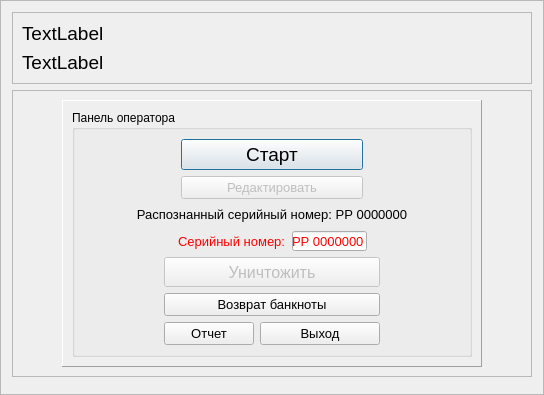
         <widget class="QFrame" name="frame_4">
          <property name="frameShape">
           <enum>QFrame::StyledPanel</enum>
          </property>
          <property name="frameShadow">
           <enum>QFrame::Raised</enum>
          </property>
          <layout class="QGridLayout" name="gridLayout_16">
           <item row="0" column="0">
            <widget class="QFrame" name="frame_7">
             <property name="sizePolicy">
              <sizepolicy hsizetype="Preferred" vsizetype="Fixed">
               <horstretch>0</horstretch>
               <verstretch>0</verstretch>
              </sizepolicy>
             </property>
             <property name="frameShape">
              <enum>QFrame::StyledPanel</enum>
             </property>
             <property name="frameShadow">
              <enum>QFrame::Raised</enum>
             </property>
             <layout class="QGridLayout" name="gridLayout_15">
              <item row="0" column="0">
               <layout class="QGridLayout" name="gridLayout_7">
                <property name="sizeConstraint">
                 <enum>QLayout::SetFixedSize</enum>
                </property>
                <item row="0" column="0">
                 <layout class="QGridLayout" name="gridLayout_6">
                  <item row="0" column="1">
                   <spacer name="horizontalSpacer_12">
                    <property name="orientation">
                     <enum>Qt::Horizontal</enum>
                    </property>
                    <property name="sizeHint" stdset="0">
                     <size>
                      <width>148</width>
                      <height>18</height>
                     </size>
                    </property>
                   </spacer>
                  </item>
                  <item row="2" column="1">
                   <spacer name="horizontalSpacer_16">
                    <property name="orientation">
                     <enum>Qt::Horizontal</enum>
                    </property>
                    <property name="sizeHint" stdset="0">
                     <size>
                      <width>118</width>
                      <height>20</height>
                     </size>
                    </property>
                   </spacer>
                  </item>
                  <item row="0" column="0">
                   <widget class="QLabel" name="BankName">
                    <property name="sizePolicy">
                     <sizepolicy hsizetype="Preferred" vsizetype="Fixed">
                      <horstretch>0</horstretch>
                      <verstretch>0</verstretch>
                     </sizepolicy>
                    </property>
                    <property name="font">
                     <font>
                      <pointsize>14</pointsize>
                     </font>
                    </property>
                    <property name="text">
                     <string>TextLabel</string>
                    </property>
                   </widget>
                  </item>
                  <item row="2" column="0">
                   <widget class="QLabel" name="UnitNum">
                    <property name="sizePolicy">
                     <sizepolicy hsizetype="Preferred" vsizetype="Fixed">
                      <horstretch>0</horstretch>
                      <verstretch>0</verstretch>
                     </sizepolicy>
                    </property>
                    <property name="font">
                     <font>
                      <pointsize>14</pointsize>
                      <weight>50</weight>
                      <bold>false</bold>
                     </font>
                    </property>
                    <property name="text">
                     <string>TextLabel</string>
                    </property>
                   </widget>
                  </item>
                 </layout>
                </item>
                <item row="0" column="1">
                 <layout class="QGridLayout" name="gridLayout_9">
                  <item row="0" column="1">
                   <widget class="QLabel" name="YesConnectionPic">
                    <property name="styleSheet">
                     <string notr="true">Qlabel {
	border-width: 10px;
	border-style: solid;
	border-color: qlineargradient(spread:pad, x1:0.5, y1:1, x2:0.5, y2:0, stop:0 rgba(0, 113, 255, 255), stop:1 rgba(91, 171, 252, 255));
}</string>
                    </property>
                    <property name="frameShape">
                     <enum>QFrame::NoFrame</enum>
                    </property>
                    <property name="frameShadow">
                     <enum>QFrame::Plain</enum>
                    </property>
                    <property name="lineWidth">
                     <number>1</number>
                    </property>
                    <property name="midLineWidth">
                     <number>0</number>
                    </property>
                    <property name="text">
                     <string/>
                    </property>
                    <property name="pixmap">
                     <pixmap>img/NoConnection.png</pixmap>
                    </property>
                   </widget>
                  </item>
                  <item row="0" column="0">
                   <widget class="QLabel" name="NoConnectionPic">
                    <property name="styleSheet">
                     <string notr="true">Qlabel {
	border-width: 10px;
	border-style: solid;
	border-color: qlineargradient(spread:pad, x1:0.5, y1:1, x2:0.5, y2:0, stop:0 rgba(0, 113, 255, 255), stop:1 rgba(91, 171, 252, 255));
}</string>
                    </property>
                    <property name="frameShape">
                     <enum>QFrame::NoFrame</enum>
                    </property>
                    <property name="text">
                     <string/>
                    </property>
                    <property name="pixmap">
                     <pixmap>img/YesConnection.png</pixmap>
                    </property>
                   </widget>
                  </item>
                 </layout>
                </item>
               </layout>
              </item>
             </layout>
            </widget>
           </item>
           <item row="1" column="0">
            <widget class="QFrame" name="frame_8">
             <property name="sizePolicy">
              <sizepolicy hsizetype="Preferred" vsizetype="Fixed">
               <horstretch>0</horstretch>
               <verstretch>0</verstretch>
              </sizepolicy>
             </property>
             <property name="frameShape">
              <enum>QFrame::StyledPanel</enum>
             </property>
             <property name="frameShadow">
              <enum>QFrame::Raised</enum>
             </property>
             <layout class="QGridLayout" name="gridLayout_12">
              <item row="0" column="0">
               <layout class="QGridLayout" name="gridLayout_14">
                <item row="0" column="0">
                 <spacer name="horizontalSpacer_20">
                  <property name="orientation">
                   <enum>Qt::Horizontal</enum>
                  </property>
                  <property name="sizeHint" stdset="0">
                   <size>
                    <width>40</width>
                    <height>20</height>
                   </size>
                  </property>
                 </spacer>
                </item>
                <item row="0" column="1">
                 <widget class="QFrame" name="frame_6">
                  <property name="sizePolicy">
                   <sizepolicy hsizetype="Preferred" vsizetype="Fixed">
                    <horstretch>0</horstretch>
                    <verstretch>0</verstretch>
                   </sizepolicy>
                  </property>
                  <property name="frameShape">
                   <enum>QFrame::Panel</enum>
                  </property>
                  <property name="frameShadow">
                   <enum>QFrame::Raised</enum>
                  </property>
                  <layout class="QGridLayout" name="gridLayout_13">
                   <item row="0" column="0">
                    <layout class="QGridLayout" name="gridLayout_8">
                     <item row="0" column="0">
                      <widget class="QGroupBox" name="groupBox">
                       <property name="sizePolicy">
                        <sizepolicy hsizetype="Fixed" vsizetype="Fixed">
                         <horstretch>0</horstretch>
                         <verstretch>0</verstretch>
                        </sizepolicy>
                       </property>
                       <property name="minimumSize">
                        <size>
                         <width>400</width>
                         <height>0</height>
                        </size>
                       </property>
                       <property name="maximumSize">
                        <size>
                         <width>550</width>
                         <height>300</height>
                        </size>
                       </property>
                       <property name="title">
                        <string>Панель оператора</string>
                       </property>
                       <layout class="QGridLayout" name="gridLayout_2">
                        <item row="0" column="3" rowspan="2">
                         <spacer name="horizontalSpacer_15">
                          <property name="orientation">
                           <enum>Qt::Horizontal</enum>
                          </property>
                          <property name="sizeType">
                           <enum>QSizePolicy::Preferred</enum>
                          </property>
                          <property name="sizeHint" stdset="0">
                           <size>
                            <width>90</width>
                            <height>20</height>
                           </size>
                          </property>
                         </spacer>
                        </item>
                        <item row="0" column="0" rowspan="2">
                         <spacer name="horizontalSpacer_14">
                          <property name="orientation">
                           <enum>Qt::Horizontal</enum>
                          </property>
                          <property name="sizeType">
                           <enum>QSizePolicy::Preferred</enum>
                          </property>
                          <property name="sizeHint" stdset="0">
                           <size>
                            <width>90</width>
                            <height>20</height>
                           </size>
                          </property>
                         </spacer>
                        </item>
                        <item row="3" column="0" colspan="4">
                         <layout class="QGridLayout" name="gridLayout_10">
                          <item row="0" column="0">
                           <spacer name="horizontalSpacer_3">
                            <property name="orientation">
                             <enum>Qt::Horizontal</enum>
                            </property>
                            <property name="sizeHint" stdset="0">
                             <size>
                              <width>74</width>
                              <height>16</height>
                             </size>
                            </property>
                           </spacer>
                          </item>
                          <item row="0" column="3">
                           <spacer name="horizontalSpacer_2">
                            <property name="orientation">
                             <enum>Qt::Horizontal</enum>
                            </property>
                            <property name="sizeHint" stdset="0">
                             <size>
                              <width>74</width>
                              <height>16</height>
                             </size>
                            </property>
                           </spacer>
                          </item>
                          <item row="2" column="2">
                           <widget class="QPushButton" name="pushButton_6">
                            <property name="enabled">
                             <bool>true</bool>
                            </property>
                            <property name="sizePolicy">
                             <sizepolicy hsizetype="Fixed" vsizetype="Fixed">
                              <horstretch>0</horstretch>
                              <verstretch>0</verstretch>
                             </sizepolicy>
                            </property>
                            <property name="minimumSize">
                             <size>
                              <width>120</width>
                              <height>20</height>
                             </size>
                            </property>
                            <property name="font">
                             <font>
                              <pointsize>10</pointsize>
                             </font>
                            </property>
                            <property name="text">
                             <string>Выход</string>
                            </property>
                           </widget>
                          </item>
                          <item row="0" column="1" colspan="2">
                           <widget class="QPushButton" name="DestroyButton">
                            <property name="enabled">
                             <bool>false</bool>
                            </property>
                            <property name="sizePolicy">
                             <sizepolicy hsizetype="Expanding" vsizetype="Fixed">
                              <horstretch>0</horstretch>
                              <verstretch>0</verstretch>
                             </sizepolicy>
                            </property>
                            <property name="minimumSize">
                             <size>
                              <width>180</width>
                              <height>30</height>
                             </size>
                            </property>
                            <property name="font">
                             <font>
                              <pointsize>12</pointsize>
                             </font>
                            </property>
                            <property name="text">
                             <string> Уничтожить </string>
                            </property>
                            <property name="default">
                             <bool>false</bool>
                            </property>
                           </widget>
                          </item>
                          <item row="2" column="1">
                           <widget class="QPushButton" name="pushButton_5">
                            <property name="enabled">
                             <bool>true</bool>
                            </property>
                            <property name="sizePolicy">
                             <sizepolicy hsizetype="Fixed" vsizetype="Fixed">
                              <horstretch>0</horstretch>
                              <verstretch>0</verstretch>
                             </sizepolicy>
                            </property>
                            <property name="minimumSize">
                             <size>
                              <width>90</width>
                              <height>20</height>
                             </size>
                            </property>
                            <property name="font">
                             <font>
                              <pointsize>10</pointsize>
                             </font>
                            </property>
                            <property name="text">
                             <string>Отчет</string>
                            </property>
                           </widget>
                          </item>
                          <item row="1" column="1" colspan="2">
                           <widget class="QPushButton" name="CashRollBack">
                            <property name="enabled">
                             <bool>true</bool>
                            </property>
                            <property name="sizePolicy">
                             <sizepolicy hsizetype="Expanding" vsizetype="Fixed">
                              <horstretch>0</horstretch>
                              <verstretch>0</verstretch>
                             </sizepolicy>
                            </property>
                            <property name="minimumSize">
                             <size>
                              <width>120</width>
                              <height>20</height>
                             </size>
                            </property>
                            <property name="font">
                             <font>
                              <pointsize>10</pointsize>
                             </font>
                            </property>
                            <property name="text">
                             <string> Возврат банкноты </string>
                            </property>
                           </widget>
                          </item>
                         </layout>
                        </item>
                        <item row="2" column="0" colspan="4">
                         <layout class="QVBoxLayout" name="verticalLayout_3">
                          <item>
                           <widget class="QLabel" name="label_24">
                            <property name="sizePolicy">
                             <sizepolicy hsizetype="Expanding" vsizetype="Fixed">
                              <horstretch>0</horstretch>
                              <verstretch>0</verstretch>
                             </sizepolicy>
                            </property>
                            <property name="minimumSize">
                             <size>
                              <width>0</width>
                              <height>20</height>
                             </size>
                            </property>
                            <property name="font">
                             <font>
                              <pointsize>10</pointsize>
                             </font>
                            </property>
                            <property name="text">
                             <string>&lt;html&gt;&lt;head/&gt;&lt;body&gt;&lt;p align=&quot;center&quot;&gt;Распознанный серийный номер: РР 0000000&lt;/p&gt;&lt;/body&gt;&lt;/html&gt;</string>
                            </property>
                           </widget>
                          </item>
                          <item>
                           <layout class="QHBoxLayout" name="horizontalLayout_5">
                            <item>
                             <spacer name="horizontalSpacer_18">
                              <property name="orientation">
                               <enum>Qt::Horizontal</enum>
                              </property>
                              <property name="sizeHint" stdset="0">
                               <size>
                                <width>40</width>
                                <height>20</height>
                               </size>
                              </property>
                             </spacer>
                            </item>
                            <item>
                             <widget class="QLabel" name="label_23">
                              <property name="sizePolicy">
                               <sizepolicy hsizetype="Expanding" vsizetype="Preferred">
                                <horstretch>0</horstretch>
                                <verstretch>0</verstretch>
                               </sizepolicy>
                              </property>
                              <property name="minimumSize">
                               <size>
                                <width>0</width>
                                <height>20</height>
                               </size>
                              </property>
                              <property name="maximumSize">
                               <size>
                                <width>16777215</width>
                                <height>20</height>
                               </size>
                              </property>
                              <property name="font">
                               <font>
                                <pointsize>10</pointsize>
                               </font>
                              </property>
                              <property name="styleSheet">
                               <string notr="true">color : rgb(255, 0, 0);</string>
                              </property>
                              <property name="text">
                               <string>Серийный номер:</string>
                              </property>
                             </widget>
                            </item>
                            <item>
                             <widget class="QLineEdit" name="lineEdit_2">
                              <property name="sizePolicy">
                               <sizepolicy hsizetype="Expanding" vsizetype="Ignored">
                                <horstretch>0</horstretch>
                                <verstretch>0</verstretch>
                               </sizepolicy>
                              </property>
                              <property name="minimumSize">
                               <size>
                                <width>75</width>
                                <height>20</height>
                               </size>
                              </property>
                              <property name="maximumSize">
                               <size>
                                <width>75</width>
                                <height>20</height>
                               </size>
                              </property>
                              <property name="font">
                               <font>
                                <pointsize>10</pointsize>
                               </font>
                              </property>
                              <property name="styleSheet">
                               <string notr="true">color : rgb(255, 0, 0);</string>
                              </property>
                              <property name="text">
                               <string>РР 0000000</string>
                              </property>
                              <property name="maxLength">
                               <number>10</number>
                              </property>
                              <property name="cursorPosition">
                               <number>10</number>
                              </property>
                             </widget>
                            </item>
                            <item>
                             <spacer name="horizontalSpacer_17">
                              <property name="orientation">
                               <enum>Qt::Horizontal</enum>
                              </property>
                              <property name="sizeHint" stdset="0">
                               <size>
                                <width>40</width>
                                <height>20</height>
                               </size>
                              </property>
                             </spacer>
                            </item>
                           </layout>
                          </item>
                         </layout>
                        </item>
                        <item row="1" column="1" colspan="2">
                         <widget class="QPushButton" name="editButton">
                          <property name="enabled">
                           <bool>false</bool>
                          </property>
                          <property name="font">
                           <font>
                            <pointsize>10</pointsize>
                           </font>
                          </property>
                          <property name="text">
                           <string>  Редактировать  </string>
                          </property>
                         </widget>
                        </item>
                        <item row="0" column="1" colspan="2">
                         <widget class="QPushButton" name="StartButton">
                          <property name="maximumSize">
                           <size>
                            <width>19999</width>
                            <height>16777215</height>
                           </size>
                          </property>
                          <property name="font">
                           <font>
                            <pointsize>14</pointsize>
                           </font>
                          </property>
                          <property name="text">
                           <string>Старт</string>
                          </property>
                          <property name="autoDefault">
                           <bool>false</bool>
                          </property>
                          <property name="default">
                           <bool>true</bool>
                          </property>
                          <property name="flat">
                           <bool>false</bool>
                          </property>
                         </widget>
                        </item>
                       </layout>
                      </widget>
                     </item>
                    </layout>
                   </item>
                  </layout>
                 </widget>
                </item>
                <item row="0" column="2">
                 <spacer name="horizontalSpacer_21">
                  <property name="orientation">
                   <enum>Qt::Horizontal</enum>
                  </property>
                  <property name="sizeHint" stdset="0">
                   <size>
                    <width>40</width>
                    <height>20</height>
                   </size>
                  </property>
                 </spacer>
                </item>
               </layout>
              </item>
             </layout>
            </widget>
           </item>
           <item row="2" column="0">
            <widget class="QFrame" name="frame">
             <property name="sizePolicy">
              <sizepolicy hsizetype="Preferred" vsizetype="Preferred">
               <horstretch>0</horstretch>
               <verstretch>0</verstretch>
              </sizepolicy>
             </property>
             <property name="minimumSize">
              <size>
               <width>0</width>
               <height>0</height>
              </size>
             </property>
             <property name="frameShape">
              <enum>QFrame::Box</enum>
             </property>
             <property name="frameShadow">
              <enum>QFrame::Raised</enum>
             </property>
            </widget>
           </item>
          </layout>
         </widget>
